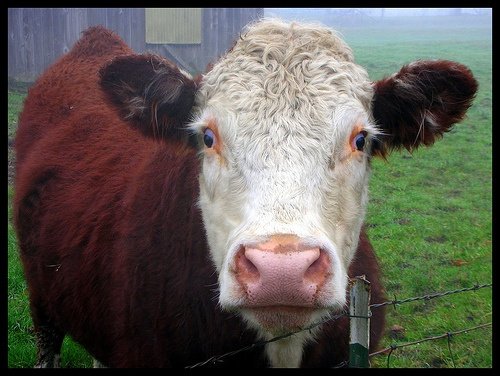
#> input picture test.jpg, 500 x 376 px, given in place of test.jpeg, which was not available
$ python demo.py
#> lines starting #> are read from the running program, lines starting #| are printed output that depends on the picture; pictures that were not available may be replaced by others from this repository, and a replacement may not be noted
import numpy as np
from PIL import Image
import matplotlib.pyplot as plt
import time
def conv2(img, conv_filter):
    filter_size = conv_filter.shape[1]
    result = np.zeros((img.shape))
    for r in np.uint16(np.arange(filter_size / 2.0, img.shape[0] - filter_size / 2.0 + 1)):
        for c in np.uint16(np.arange(filter_size / 2.0, img.shape[1] - filter_size / 2.0 + 1)):
            curr_region = img[r - np.uint16(np.floor(filter_size / 2.0)):r + np.uint16(np.ceil(filter_size / 2.0)),
                          c - np.uint16(np.floor(filter_size / 2.0)):c + np.uint16(np.ceil(filter_size / 2.0))]
            curr_result = curr_region * conv_filter
            conv_sum = np.sum(curr_result)
            result[r, c] = conv_sum

    final_result = result[np.uint16(filter_size / 2.0):result.shape[0] - np.uint16(filter_size / 2.0),
                   np.uint16(filter_size / 2.0):result.shape[1] - np.uint16(filter_size / 2.0)]
    final_result[final_result > 255] = 255
    final_result[final_result < 0] = 0
    return final_result


def fft_conv(img, conv_filter):
    M, N = img.shape
    m, n = conv_filter.shape
    flag = False
    conv_filter = np.fliplr(conv_filter)
    if M % 2 == 0:                      #Padding and Align the filter with the image center
        img = np.pad(img, ((1, 0), (1, 0)), 'constant', constant_values=(0, 0))
        M += 1
        N += 1
        flag = True
    pad_value = int(M / 2) - int(m / 2)
    conv_filter = np.pad(conv_filter, ((pad_value, pad_value), (pad_value, pad_value)), 'constant',
                         constant_values=(0, 0))
    img = np.fft.fft2(img)
    conv_filter = np.fft.fft2(conv_filter)
    res = np.multiply(conv_filter, img)
    res = np.fft.ifft2(res)
    res = res.astype(int)
    res = np.fft.fftshift(res)  # Centralize
    res[res > 255] = 255
    res[res < 0] = 0
    if flag:
        res = res[1:, 1:]
    return res
if __name__ == '__main__':
    img = Image.open('test.jpeg')
#> img is the input picture: PIL image 500x376 RGB; mean R, G, B 95, 92, 83.9
    img = img.resize((1023, 1023))
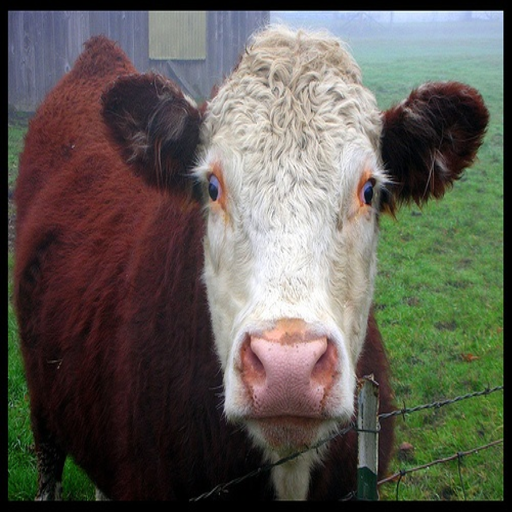
#> img: PIL image 1023x1023 RGB (shown at 1/2 size); mean R, G, B 95, 92, 83.9
    img = img.convert('L')
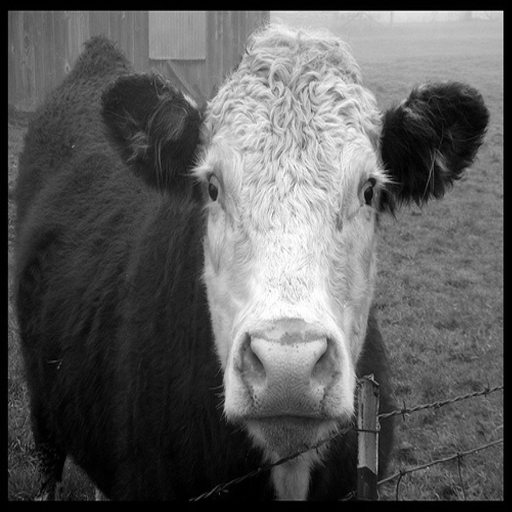
#> img: PIL image 1023x1023 L (shown at 1/2 size); min 0, max 255, mean 92
    myfiler = np.array([[-1, 0, 1], [-2, 0, 2], [-1, 0, 1]])
    start = time.time()
    img_conv = conv2(np.asarray(img), myfiler)
#> after the loop in conv2, `for r in np.uint16(np.arange(filter_size / 2.0, img.shape[0] - filter_..`:
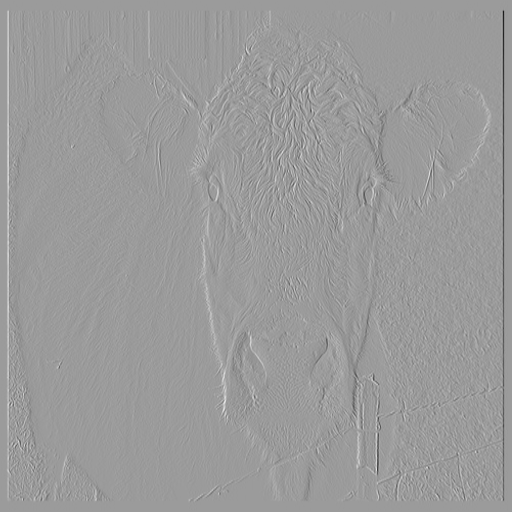
#> result: shape (1023, 1023) float64 (shown at 1/2 size); min -799, max 515, mean 0; drawn with min black and max white
#> in conv2, `final_result[final_result > 255] = 255`:
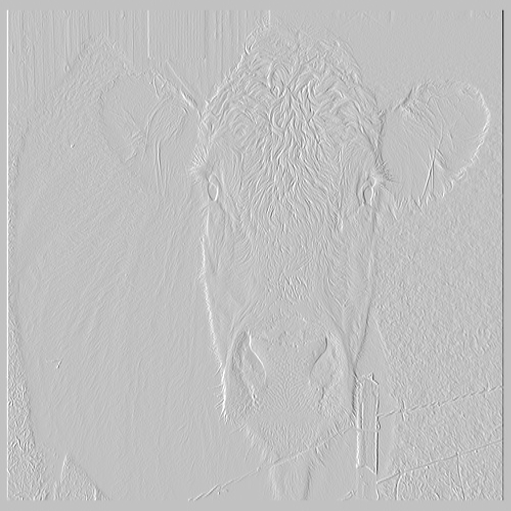
#> final_result: shape (1021, 1021) float64 (shown at 1/2 size); min -799, max 255, mean -0.1; drawn with min black and max white
#> in conv2, `final_result[final_result < 0] = 0`:
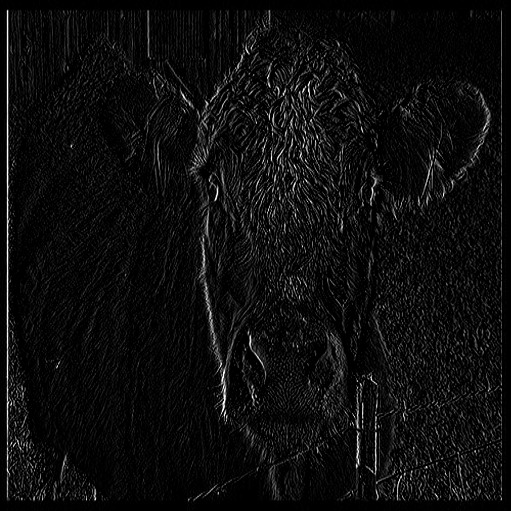
#> final_result: shape (1021, 1021) float64 (shown at 1/2 size); min 0, max 255, mean 13.7
    end = time.time()
    print(end - start)

    start = time.time()
    img_fftconv = fft_conv(np.asarray(img), myfiler)
#> in fft_conv, `res[res > 255] = 255`:
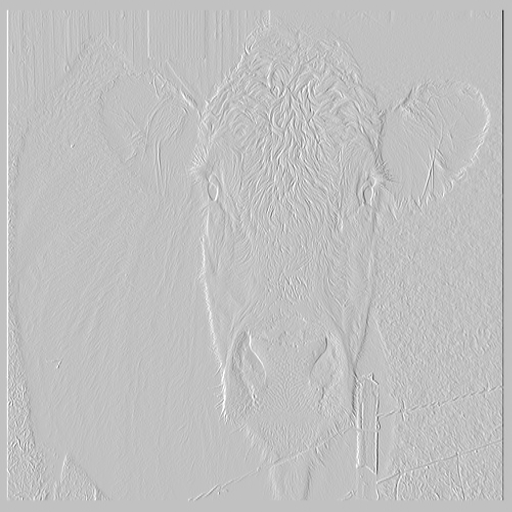
#> res: shape (1023, 1023) int64 (shown at 1/2 size); min -798, max 255, mean -0.1; drawn with min black and max white
#> in fft_conv, `res[res < 0] = 0`:
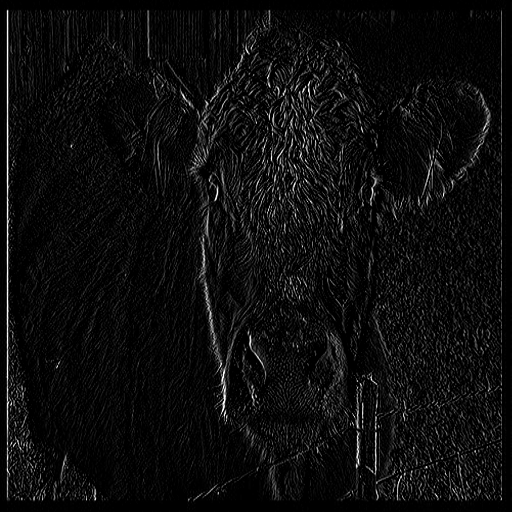
#> res: shape (1023, 1023) int64 (shown at 1/2 size); min 0, max 255, mean 13.4
    end = time.time()
    print(end - start)

    plt.figure()
    plt.subplot(1, 3, 1)
    plt.imshow(img)
    plt.subplot(1, 3, 2)
    plt.imshow(img_conv)
    plt.subplot(1, 3, 3)
    plt.imshow(img_fftconv)
    plt.show()
